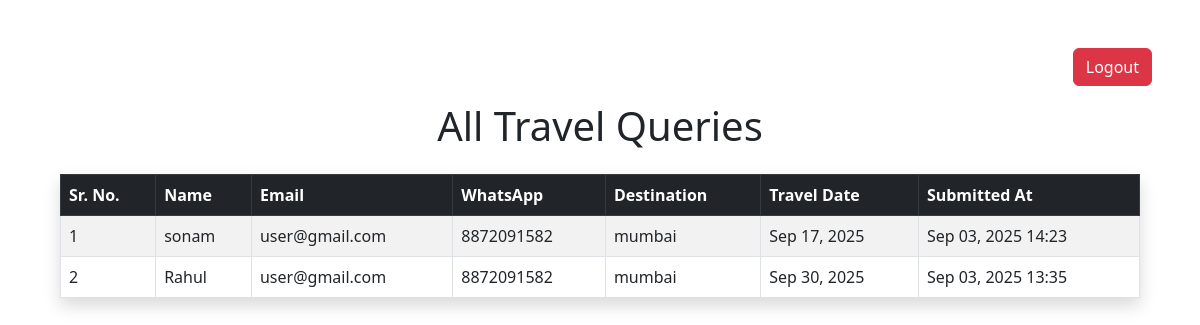
The app's page /admin-queries/ (signed in) with its own data.
### main/models.py (models this page shows, shortened)
class TravelQuery(models.Model):
    name = models.CharField(max_length=100)
    email = models.EmailField()
    whatsapp_number = models.CharField(max_length=15)
    destination = models.CharField(max_length=100)
    travel_date = models.DateField()
    created_at = models.DateTimeField(auto_now_add=True)

### main/views.py (the view)
# urls.py: path('admin-queries/', views.admin_queries, name='admin_queries'),
@login_required(login_url='/login/')
def admin_queries(request):
    query_list = TravelQuery.objects.all().order_by('-created_at')
    paginator = Paginator(query_list, 10)  # Show 10 queries per page
    page_number = request.GET.get('page')
    queries = paginator.get_page(page_number)
    return render(request, 'admin_queries.html', {'queries': queries})

### templates/admin_queries.html (shortened to what this page needs)
{% load static %}
{% load widget_tweaks %}
<!DOCTYPE html>
<html lang="en">
<head>
    <link href="https://cdn.jsdelivr.net/npm/bootstrap@5.3.0/dist/css/bootstrap.min.css" rel="stylesheet">
</head>
<body class="p-5">
<div class="d-flex justify-content-end mb-3">
    <a href="{% url 'logout' %}" class="btn btn-danger">Logout</a>
</div>
    <div class="container">
        <h1 class="mb-4 text-center">All Travel Queries</h1>
        <table class="table table-bordered table-striped shadow">
            <thead class="table-dark">
                <tr>
                    <th>Sr. No.</th>
                    <th>Name</th>
                    <th>Email</th>
                    <th>WhatsApp</th>
                    <th>Destination</th>
                    <th>Travel Date</th>
                    <th>Submitted At</th>
                </tr>
            </thead>
            <tbody>
                {% for query in queries %}
                <tr>
                    <td>{{ forloop.counter }}</td>
                    <td>{{ query.name }}</td>
                    <td>{{ query.email }}</td>
                    <td>{{ query.whatsapp_number }}</td>
                    <td>{{ query.destination }}</td>
                    <td>{{ query.travel_date|date:"M d, Y" }}</td>
                    <td>{{ query.created_at|date:"M d, Y H:i" }}</td>
                </tr>
                {% empty %}
                <tr>
                    <td colspan="7" class="text-center text-muted">No queries found.</td>
                </tr>
                {% endfor %}
            </tbody>
        </table>
    </div>
</body>
</html>

### records on screen
TravelQuery: name "sonam", email "user@gmail.com", whatsapp_number "8872091582", destination "mumbai", travel_date "Sep 17, 2025", created_at "Sep 03, 2025 14:23"
TravelQuery: name "Rahul", email "user@gmail.com", whatsapp_number "8872091582", destination "mumbai", travel_date "Sep 30, 2025", created_at "Sep 03, 2025 13:35"
